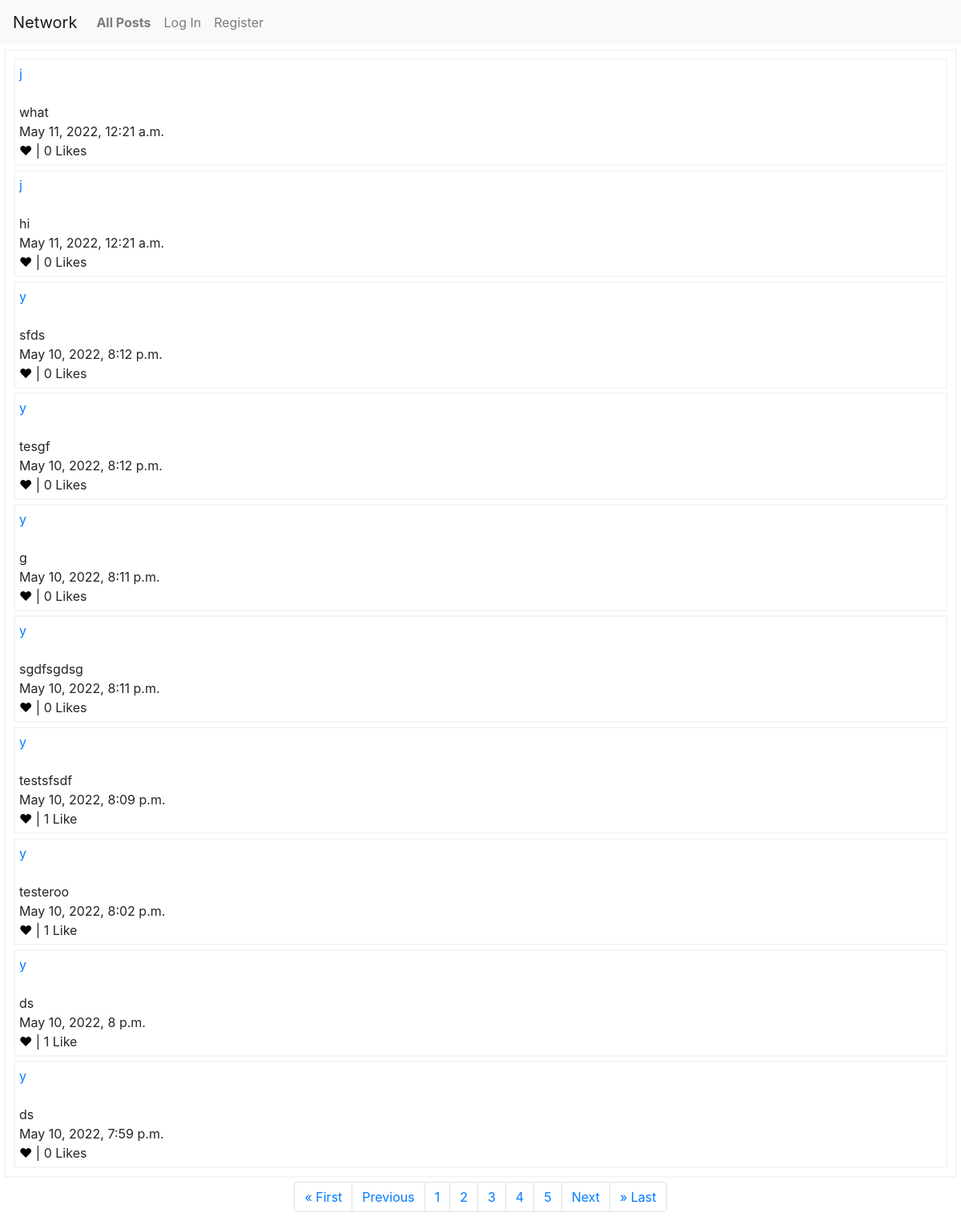
/?page=3, run on the app's committed database.
### network/models.py (models this page shows)
class Posts(models.Model):
    content = models.TextField(max_length=280)
    user = models.ForeignKey(
        "User", on_delete=models.CASCADE, related_name="Posts")
    timestamp = models.DateTimeField(auto_now_add=True)
    likes = models.IntegerField()

class User(AbstractUser):
    pass

### network/views.py (the view)
# urls.py: path("", views.index, name="index"),
def index(request):
    page = request.GET.get('page')
    all_posts = Posts.objects.order_by(
        '-timestamp')  # - indicates descending order
    pag_posts = Paginator(all_posts, 10)
    posts = pag_posts.get_page(page)
    if request.user.is_authenticated == False:
        likes = Likes.objects.filter(user=None)
    else:
        likes = Likes.objects.filter(user=request.user)
    user_likes = []
    for post in all_posts:
        for like in likes:
            if post.id == like.post.id:
                user_likes.append(post)
    return render(request, "network/index.html", {
        'posts': posts,
        'likes': likes,
        'user_likes': user_likes})

### network/templates/network/index.html (shortened to what this page needs)
{% extends "network/layout.html" %}
{% load static %}
{% block body %}
<div class='all-posts'>
    {% for post in posts%}
    <div class="all-posts" id="{{post.id}}">
        <a href="{% url 'user_details' post.user.id %}">{{post.user}}</a><br>
        <br>
        <span id="{{post.id}}-content">{{post.content}}</span> <br>
        {{post.timestamp}}<br>
        <div class='btn-liked-unliked'>
            {%if post in user_likes%}
            <span id="btn-liked-{{post}}" onclick="likeUnlike(this.id, {{post.id}})" style="color:red;">&hearts;</span>
            |
            {%else%}
            <span id="btn-unliked-{{post}}" onclick="likeUnlike(this.id, {{post.id}})"
                style="color:black;">&hearts;</span> |
            {%endif%}
            {%if post.likes == 1%}
            <span id="like-count-{{post.id}}"> {{post.likes}} Like </span>
            {%else%}
            <span id="like-count-{{post.id}}">{{post.likes}} Likes </span>
            {%endif%}
        </div>
    </div>
    {% endfor %}
</div>
<nav aria-label="..." class="all-posts-paginator">
    <ul class="pagination justify-content-center">
        {% if posts.has_previous %}
        <li class="page-item"><a class="page-link" href="?page=1">&laquo; First</a></li>
        <li class="page-item"><a class="page-link" href="?page={{posts.previous_page_number}}">Previous</a></li>
        {% endif %}
        {% for i in posts.paginator.page_range%}
        <li class="page-item"><a class="page-link" href="?page={{i}}">{{i}}</a></li>
        {%endfor%}
        {% if posts.has_next %}
        <li class="page-item"><a class="page-link" href="?page={{posts.next_page_number}}">Next</a></li>
        <li class="page-item"><a class="page-link" href="?page={{posts.paginator.num_pages}}">&raquo; Last</a></li>
        {% endif %}
    </ul>
</nav>
{% endblock %}

### network/static/network/styles.css (style rules this page uses)
.all-posts { border: 2px solid whitesmoke; padding: 5px; margin: 5px; display: block; }
.all-posts-paginator { display: block; }

### data on the page
Posts: user "j", content "what", timestamp "May 11, 2022, 12:21 a.m.", likes "0"
Posts: user "j", content "hi", timestamp "May 11, 2022, 12:21 a.m.", likes "0"
Posts: user "y", content "sfds", timestamp "May 10, 2022, 8:12 p.m.", likes "0"
Posts: user "y", content "tesgf", timestamp "May 10, 2022, 8:12 p.m.", likes "0"
Posts: user "y", content "g", timestamp "May 10, 2022, 8:11 p.m.", likes "0"
Posts: user "y", content "sgdfsgdsg", timestamp "May 10, 2022, 8:11 p.m.", likes "0"
Posts: user "y", content "testsfsdf", timestamp "May 10, 2022, 8:09 p.m.", likes "1"
Posts: user "y", content "testeroo", timestamp "May 10, 2022, 8:02 p.m.", likes "1"
Posts: user "y", content "ds", timestamp "May 10, 2022, 8 p.m.", likes "1"
Posts: user "y", content "ds", timestamp "May 10, 2022, 7:59 p.m.", likes "0"

### other printed values
{{ i }} "1" "2" "3" "4" "5"
